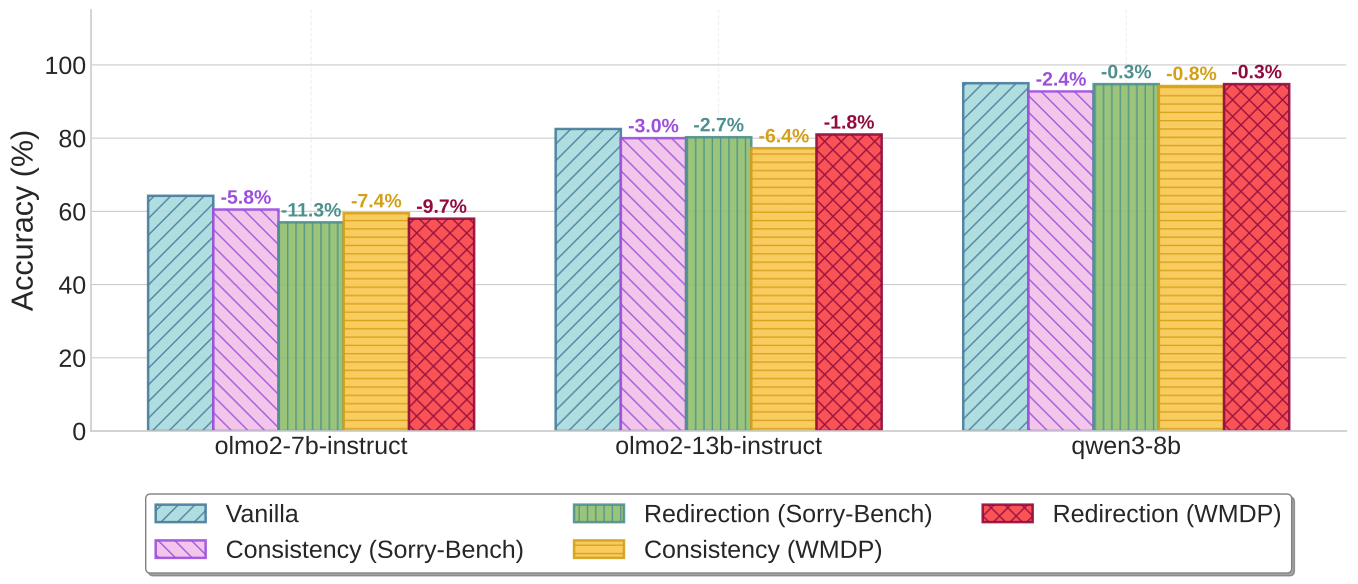

Python code for this plot:
import numpy as np
import matplotlib.pyplot as plt

# Data from provided images
models = ['olmo2-7b-instruct', 'olmo2-13b-instruct', 'qwen3-8b']
scenarios = ['Vanilla', 'Consistency (Sorry-Bench)', 'Redirection (Sorry-Bench)', 'Consistency (WMDP)', 'Redirection (WMDP)']

# Accuracy Data (%)
accuracy_data = {
    'Vanilla': [64.25, 82.5, 95.0],
    'Consistency (Sorry-Bench)': [60.5, 80.0, 92.75],
    'Redirection (Sorry-Bench)': [57.0, 80.25, 94.75],
    'Consistency (WMDP)': [59.5, 77.25, 94.25],
    'Redirection (WMDP)': [58.0, 81.0, 94.75]
}

# Drop Data (%) for annotations
drop_data = {
    'Vanilla': [0, 0, 0],
    'Consistency (Sorry-Bench)': [-5.84, -3.03, -2.37],
    'Redirection (Sorry-Bench)': [-11.28, -2.73, -0.26],
    'Consistency (WMDP)': [-7.39, -6.36, -0.79],
    'Redirection (WMDP)': [-9.73, -1.82, -0.26]
}

# Set up the plot with academic styling
plt.style.use('seaborn-v0_8-whitegrid')
fig, ax = plt.subplots(figsize=(14, 6))

# Positions and bar width
x = np.arange(len(models))
width = 0.16  # Narrower width to fit 5 bars per group

# Color and Hatch mapping
# Using your previous palette and expanding it for 5 categories
colors = ['#A8DADC', '#F1C0E8', '#90BE6D', '#F9C74F', '#F94144']
borders = ['#457B9D', '#9D4EDD', '#4D908E', '#D4A017', '#900C3F']
hatches = ['//', '\\\\', '||', '--', 'xx']

# Create bars
for i, scenario in enumerate(scenarios):
    pos = x + (i - 2) * width
    bars = ax.bar(pos, accuracy_data[scenario], width,
                  label=scenario,
                  color=colors[i],
                  edgecolor=borders[i],
                  linewidth=1.8,
                  alpha=0.9,
                  hatch=hatches[i])

    # Add drop percentage labels on top of bars
    for j, bar in enumerate(bars):
        height = bar.get_height()
        drop_val = drop_data[scenario][j]
        
        # Only show labels for non-zero drops (non-vanilla)
        if drop_val != 0:
            ax.text(bar.get_x() + bar.get_width()/2., height + 0.5,
                    f'{drop_val:.1f}%',
                    ha='center', va='bottom',
                    fontsize=14, weight='bold', color=borders[i])

# Customize the plot
ax.set_ylabel('Accuracy (%)', fontsize=22, weight='medium')
ax.set_xticks(x)
ax.set_xticklabels(models, fontsize=22)
ax.tick_params(axis='both', labelsize=18, width=1.2)

# Customize legend - placed below to save horizontal space
legend = ax.legend(loc='upper center', 
                   bbox_to_anchor=(0.5, -0.12),
                   ncol=3,
                   fontsize=18,
                   frameon=True,
                   fancybox=True,
                   shadow=True)
legend.get_frame().set_edgecolor('gray')

# Clean up spines
ax.spines['top'].set_visible(False)
ax.spines['right'].set_visible(False)
ax.spines['left'].set_linewidth(1.2)
ax.spines['bottom'].set_linewidth(1.2)

# Customize grid - vertical lines often clutter grouped bar charts, removed here
ax.grid(True, axis='x', alpha=0.3, linewidth=0.8, linestyle='--')
ax.set_axisbelow(True)

# Set y-axis to start at 0
ax.set_ylim(0, 115)

plt.tight_layout()

# Save the figure
plt.savefig('plotting/sad_stages_effect.pdf', dpi=400, bbox_inches='tight')
plt.show()
